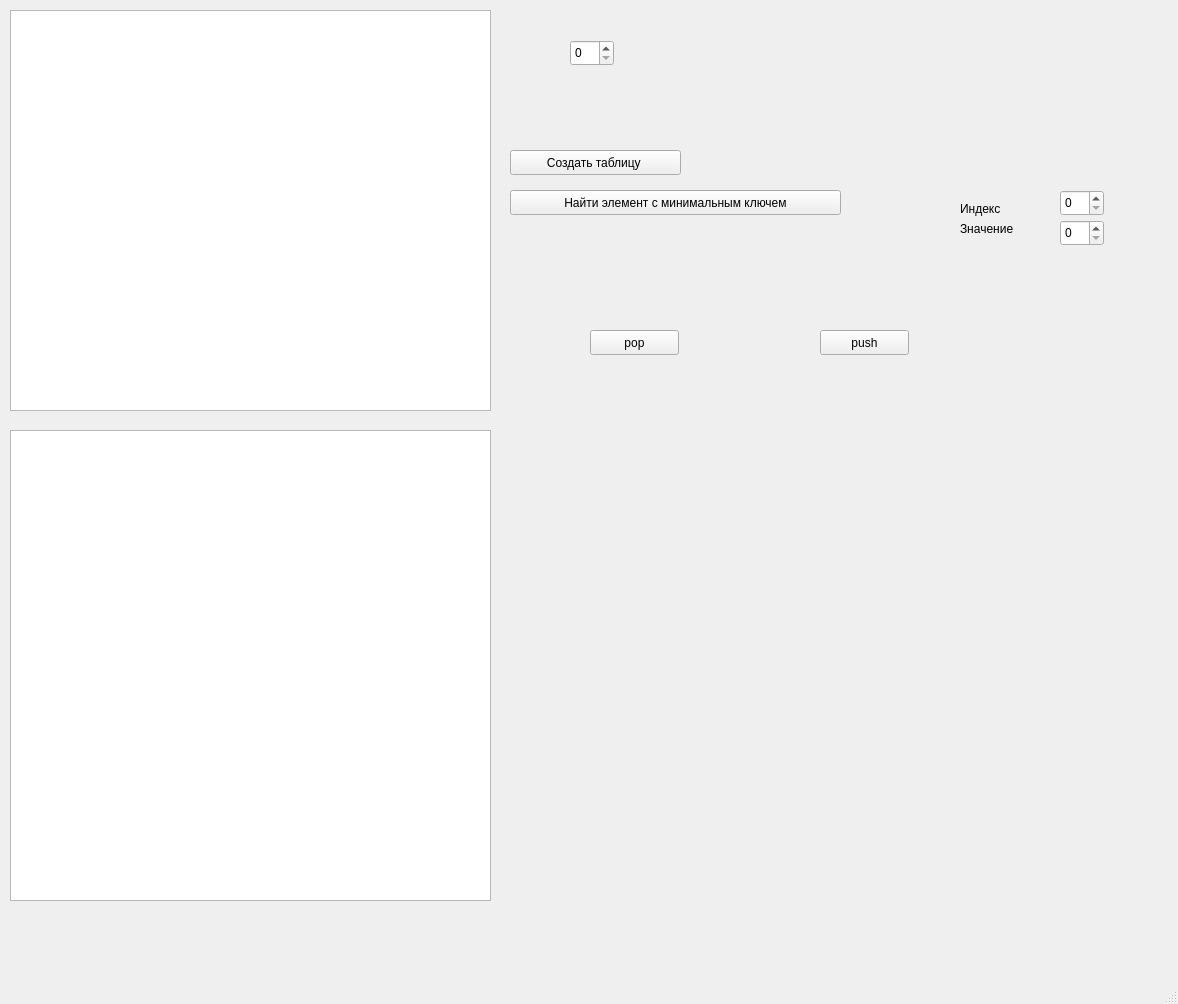
<?xml version="1.0" encoding="UTF-8"?>
<ui version="4.0">
 <class>MainWindow</class>
 <widget class="QMainWindow" name="MainWindow">
  <property name="geometry">
   <rect>
    <x>0</x>
    <y>0</y>
    <width>1178</width>
    <height>1004</height>
   </rect>
  </property>
  <property name="windowTitle">
   <string>MainWindow</string>
  </property>
  <widget class="QWidget" name="centralwidget">
   <widget class="QTextEdit" name="textEdit">
    <property name="geometry">
     <rect>
      <x>10</x>
      <y>10</y>
      <width>481</width>
      <height>401</height>
     </rect>
    </property>
   </widget>
   <widget class="QTextEdit" name="textEdit_2">
    <property name="geometry">
     <rect>
      <x>10</x>
      <y>430</y>
      <width>481</width>
      <height>471</height>
     </rect>
    </property>
   </widget>
   <widget class="QSpinBox" name="spinBox">
    <property name="geometry">
     <rect>
      <x>570</x>
      <y>40</y>
      <width>44</width>
      <height>26</height>
     </rect>
    </property>
   </widget>
   <widget class="QPushButton" name="pushButton">
    <property name="geometry">
     <rect>
      <x>510</x>
      <y>150</y>
      <width>171</width>
      <height>25</height>
     </rect>
    </property>
    <property name="text">
     <string>Создать таблицу </string>
    </property>
   </widget>
   <widget class="QSpinBox" name="spinBox_2">
    <property name="geometry">
     <rect>
      <x>1060</x>
      <y>190</y>
      <width>44</width>
      <height>26</height>
     </rect>
    </property>
   </widget>
   <widget class="QSpinBox" name="spinBox_3">
    <property name="geometry">
     <rect>
      <x>1060</x>
      <y>220</y>
      <width>44</width>
      <height>26</height>
     </rect>
    </property>
   </widget>
   <widget class="QLabel" name="label">
    <property name="geometry">
     <rect>
      <x>960</x>
      <y>200</y>
      <width>67</width>
      <height>17</height>
     </rect>
    </property>
    <property name="text">
     <string>Индекс</string>
    </property>
   </widget>
   <widget class="QLabel" name="label_2">
    <property name="geometry">
     <rect>
      <x>960</x>
      <y>220</y>
      <width>67</width>
      <height>17</height>
     </rect>
    </property>
    <property name="text">
     <string>Значение</string>
    </property>
   </widget>
   <widget class="QPushButton" name="pushButton_2">
    <property name="geometry">
     <rect>
      <x>590</x>
      <y>330</y>
      <width>89</width>
      <height>25</height>
     </rect>
    </property>
    <property name="text">
     <string>pop</string>
    </property>
   </widget>
   <widget class="QPushButton" name="pushButton_3">
    <property name="geometry">
     <rect>
      <x>820</x>
      <y>330</y>
      <width>89</width>
      <height>25</height>
     </rect>
    </property>
    <property name="text">
     <string>push</string>
    </property>
   </widget>
   <widget class="QPushButton" name="pushButton_4">
    <property name="geometry">
     <rect>
      <x>510</x>
      <y>190</y>
      <width>331</width>
      <height>25</height>
     </rect>
    </property>
    <property name="text">
     <string>Найти элемент с минимальным ключем</string>
    </property>
   </widget>
  </widget>
  <widget class="QMenuBar" name="menubar">
   <property name="geometry">
    <rect>
     <x>0</x>
     <y>0</y>
     <width>1178</width>
     <height>22</height>
    </rect>
   </property>
  </widget>
  <widget class="QStatusBar" name="statusbar"/>
 </widget>
 <resources/>
 <connections/>
</ui>
